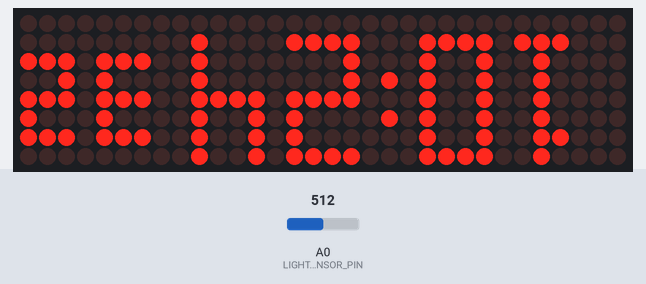
Bench run of a sketch on a simulated ESP8266 (Wemos D1 mini). Parts: 32×8 LED matrix. Inputs (shaded band) come from the test bench; at power-on: A0 (LIGHT_SENSOR_PIN) = 512. WiFi joins after 1.5 s; servers stay silent unless stated; the local clock reads 2024-03-15 10:24:30 at power-on unless the sketch sets it; EEPROM starts erased; web services answer with replies made up by the test bench; what the sketch prints to the serial monitor is not drawn.

Above: at 3.0 s.
3.1 s: A0 (LIGHT_SENSOR_PIN) set to 716
At 5.6 s:
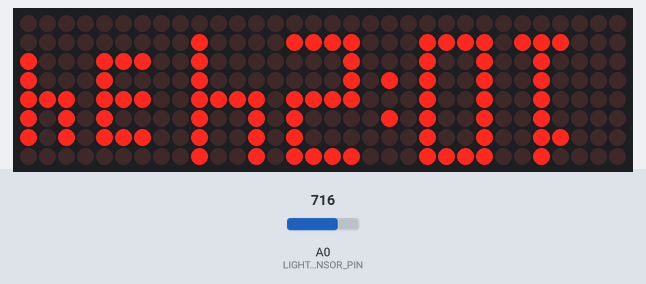
6.3 s: A0 (LIGHT_SENSOR_PIN) set to 900
At 9.3 s:
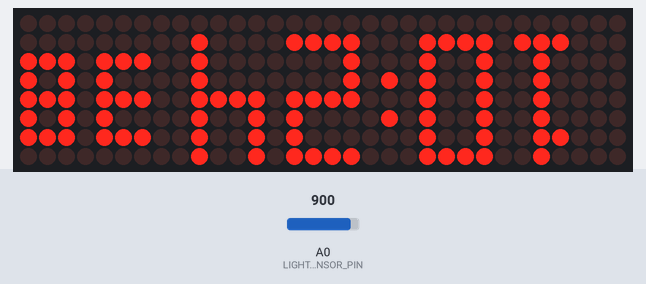
10.3 s: A0 (LIGHT_SENSOR_PIN) set to 511
At 13.6 s:
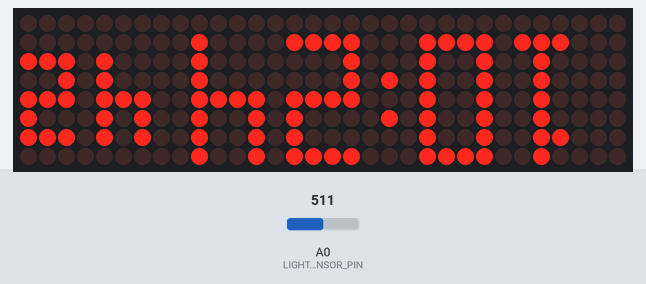
Timing chart, 0 to 15.1 s (numbered marks = the images above; inputs shaded):
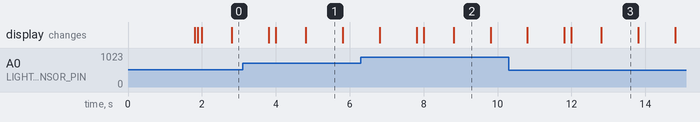

Measured:
- what the display in image 1 shows lasts 1.0 s, from 4.8 s to 5.8 s

The sketch:

esp8266_ntp_clock_max7218-8x32-ldr.ino
```cpp
// ===============================================
// ESP8266 MAX7219 NTP Clock - Ported Version
// Features: WiFi recovery, EEPROM config, auto-geolocation
// Original source: https://github.com/stechiez/esp32-c3-max7217-ntp
// ===============================================

#include <ESP8266WiFi.h>
#include <WiFiClient.h>
#include <ESP8266HTTPClient.h>
#include <EEPROM.h>
#include <time.h>
#include <MD_Parola.h>
#include <SPI.h>
#include <ArduinoJson.h>

#include "Font_Data.h"
#include "WiFiConfig.h"

// =============== HARDWARE CONFIGURATION ===============
#define HARDWARE_TYPE MD_MAX72XX::FC16_HW
#define MAX_DEVICES 4

// Display SPI pins (Standard ESP8266 / NodeMCU pinout)
// D7 = GPIO13 (MOSI / DATA)
// D5 = GPIO14 (CLK / SCK)
// D8 = GPIO15 (CS / SS)
#define DATA_PIN  13
#define CLK_PIN   14
#define CS_PIN    15

MD_Parola P = MD_Parola(HARDWARE_TYPE, DATA_PIN, CLK_PIN, CS_PIN, MAX_DEVICES);

// =============== DISPLAY CONFIGURATION ===============
#define SPEED_TIME  75
#define PAUSE_TIME  0
#define MAX_MESG    20

// =============== TIME CONFIGURATION ===============
int32_t TIMEZONE_SECONDS = 0;
const int DST = 0;

// =============== LIGHT SENSOR CONFIGURATION ===============
#define LIGHT_SENSOR_PIN A0
#define LIGHT_CHECK_INTERVAL 2000 // Verifică lumina la fiecare 2 secunde

// Valori citite de ADC (A0). Ajustează-le dacă este nevoie după teste:
// Pe ESP8266 (NodeMCU/Wemos) analogRead aduce valori între 0 și 1023.
#define ADC_MIN 100   // Prag pentru întuneric
#define ADC_MAX 800   // Prag pentru lumină puternică

// Nivelurile de luminozitate MAX7219 (0 - 15)
#define BRIGHTNESS_MIN 0   // Luminozitate noapte/întuneric (fără să deranjeze)
#define BRIGHTNESS_MAX 10  // Luminozitate zi (poți pune până la 15)

// NTP servers for time synchronization
const char* NTP_SERVERS[] = {"pool.ntp.org", "time.nist.gov"};

// Geolocation API endpoint
const char* GEOLOCATION_API = "http://ip-api.com/json/?fields=country,city,lat,lon,timezone,offset";

// =============== EEPROM CONFIGURATION ===============
#define EEPROM_SIZE 512
#define SSID_ADDR 0
#define PASS_ADDR 33
#define INIT_FLAG_ADDR 66
#define TIMEZONE_ADDR 70
#define LOCATION_ADDR 80

// =============== WIFI CONFIGURATION ===============
#define WIFI_RETRY_DELAY 500       // ms between connection attempts
#define WIFI_MAX_RETRIES 20        // max attempts during setup
#define WIFI_RECONNECT_INTERVAL 30000  // check connection every 30s
#define WIFI_RECONNECT_TIMEOUT 10000   // timeout for reconnection attempt

// =============== GLOBAL VARIABLES ===============
// Time variables
uint16_t h, m, s;
uint8_t dow, day, month;
String year;

// Display buffers
char szTime[9];      // HH:MM\0
char szsecond[4];    // SS\0

// WiFi state tracking
uint32_t lastWiFiCheck = 0;
bool wifiConnected = false;

// Geolocation data
struct {
  char country[32];
  char city[32];
  float latitude;
  float longitude;
  char timezone[40];
  int32_t utcOffset;  // UTC offset in seconds
} location;

// Configuration storage
struct {
  char ssid[32];
  char password[65];
} wifiConfig;

// Forward declarations & EEPROM Helper functions for ESP8266
void debugPrint(const char* msg);
void saveWiFiConfig();
void printLocationInfo();

void writeStringToEEPROM(int addr, const char* str) {
  int len = strlen(str);
  for (int i = 0; i < len; i++) {
    EEPROM.write(addr + i, str[i]);
  }
  EEPROM.write(addr + len, '\0');
}

void readStringFromEEPROM(int addr, char* buf, int maxLen) {
  int i = 0;
  while (i < maxLen - 1) {
    char c = EEPROM.read(addr + i);
    buf[i] = c;
    if (c == '\0') break;
    i++;
  }
  buf[i] = '\0';
}

// =============== EEPROM MANAGEMENT ===============
void initEEPROM() {
  EEPROM.begin(EEPROM_SIZE);

  uint8_t initFlag = EEPROM.read(INIT_FLAG_ADDR);
  if (initFlag == 0xAA) {
    // Load previously saved credentials
    readStringFromEEPROM(SSID_ADDR, wifiConfig.ssid, sizeof(wifiConfig.ssid));
    readStringFromEEPROM(PASS_ADDR, wifiConfig.password, sizeof(wifiConfig.password));

    // Validate loaded credentials - if SSID is empty, reset to defaults
    if (strlen(wifiConfig.ssid) == 0) {
      debugPrint("EEPROM credentials corrupted! Resetting to defaults...");
      strcpy(wifiConfig.ssid, DEFAULT_SSID);
      strcpy(wifiConfig.password, DEFAULT_PASSWORD);
      saveWiFiConfig();
    } else {
      debugPrint("Loaded WiFi credentials from EEPROM");
    }
  } else {
    // First run - use default credentials from WiFiConfig.h
    strcpy(wifiConfig.ssid, DEFAULT_SSID);
    strcpy(wifiConfig.password, DEFAULT_PASSWORD);
    saveWiFiConfig();
    debugPrint("Using default WiFi credentials");
  }
}

void saveWiFiConfig() {
  writeStringToEEPROM(SSID_ADDR, wifiConfig.ssid);
  writeStringToEEPROM(PASS_ADDR, wifiConfig.password);
  EEPROM.write(INIT_FLAG_ADDR, 0xAA);
  EEPROM.commit();
}

// =============== DEBUG UTILITIES ===============
void debugPrint(const char* msg) {
  Serial.println(msg);
}

// =============== GEOLOCATION & TIMEZONE ===============
bool fetchGeolocation() {
  debugPrint("Fetching geolocation and timezone...");

  WiFiClient client;
  HTTPClient http;

  http.setTimeout(5000);
  if (!http.begin(client, GEOLOCATION_API)) {
    debugPrint("Unable to connect to Geolocation API");
    return false;
  }

  int httpCode = http.GET();

  if (httpCode != HTTP_CODE_OK) {
    debugPrint("Geolocation API request failed");
    http.end();
    return false;
  }

  String payload = http.getString();
  http.end();

  Serial.print("Geolocation response: ");
  Serial.println(payload);

  // Parse JSON response
  StaticJsonDocument<512> doc;
  DeserializationError error = deserializeJson(doc, payload);

  if (error) {
    debugPrint("JSON parsing failed");
    return false;
  }

  // Extract location data
  strlcpy(location.country, doc["country"] | "Unknown", sizeof(location.country));
  strlcpy(location.city, doc["city"] | "Unknown", sizeof(location.city));
  location.latitude = doc["lat"] | 0.0f;
  location.longitude = doc["lon"] | 0.0f;
  strlcpy(location.timezone, doc["timezone"] | "UTC", sizeof(location.timezone));
  location.utcOffset = doc["offset"] | 0;

  Serial.print("Raw timezone offset from API: ");
  Serial.println(location.utcOffset);

  if (abs(location.utcOffset) < 1000) {
    Serial.print("Interpreting offset as hours, converting to seconds: ");
    Serial.println(location.utcOffset);
    location.utcOffset = location.utcOffset * 3600;
    Serial.print("Normalized timezone offset (seconds): ");
    Serial.println(location.utcOffset);
  }

  TIMEZONE_SECONDS = location.utcOffset;
  printLocationInfo();

  return true;
}

void printLocationInfo() {
  debugPrint("=== Geolocation Information ===");
  Serial.print("Location: ");
  Serial.print(location.city[0] ? location.city : "Unknown");
  Serial.print(", ");
  Serial.print(location.country[0] ? location.country : "Unknown");
  Serial.print(" (");
  Serial.print(location.latitude, 4);
  Serial.print(", ");
  Serial.print(location.longitude, 4);
  Serial.print(")\t");

  float hours = location.utcOffset / 3600.0f;
  Serial.print("Timezone: ");
  Serial.print(location.timezone[0] ? location.timezone : "UTC");
  Serial.print(" (UTC");
  Serial.print(hours, 2);
  Serial.println(")");
}

void saveLocationData() {
  int32_t storeOffset = location.utcOffset;
  if (abs(storeOffset) < 1000) {
    Serial.print("Converting location.utcOffset from hours to seconds before saving: ");
    Serial.println(storeOffset);
    storeOffset = storeOffset * 3600;
    Serial.print("Stored timezone offset (seconds): ");
    Serial.println(storeOffset);
  }
  EEPROM.put(TIMEZONE_ADDR, storeOffset);
  EEPROM.commit();
}

void loadLocationData() {
  EEPROM.get(TIMEZONE_ADDR, location.utcOffset);
  Serial.print("Raw timezone offset read from EEPROM: ");
  Serial.println(location.utcOffset);

  if (abs(location.utcOffset) < 1000 && location.utcOffset != 0) {
    Serial.print("Interpreting EEPROM offset as hours, converting to seconds: ");
    Serial.println(location.utcOffset);
    location.utcOffset = location.utcOffset * 3600;
    Serial.print("Normalized EEPROM timezone offset (seconds): ");
    Serial.println(location.utcOffset);
  }

  TIMEZONE_SECONDS = location.utcOffset;
  if (location.utcOffset != 0) {
    debugPrint("Loaded timezone offset from EEPROM");
  }
}

// =============== DISPLAY FUNCTIONS ===============
void formatSeconds(char* buffer) {
  sprintf(buffer, "%02d", s);
}

void formatTime(char* buffer, bool showColon = true) {
  sprintf(buffer, "%02d%c%02d", h, (showColon ? ':' : ' '), m);
}

// =============== TIME SYNCHRONIZATION ===============
void syncTimeFromNTP() {
  debugPrint("Synchronizing time from NTP...");
  Serial.print("Using timezone offset (seconds): ");
  Serial.println(TIMEZONE_SECONDS);

  configTime(TIMEZONE_SECONDS, DST, NTP_SERVERS[0], NTP_SERVERS[1]);

  uint32_t startTime = millis();
  time_t now = time(nullptr);

  while (now < 24 * 3600 && (millis() - startTime) < 10000) {
    delay(100);
    now = time(nullptr);
  }

  if (now > 24 * 3600) {
    debugPrint("Time synchronized successfully");
    time_t syncTime = time(nullptr);
    struct tm* p_tm = localtime(&syncTime);
    Serial.print("Fetched UTC time: ");
    Serial.print(p_tm->tm_year + 1900);
    Serial.print("-");
    if (p_tm->tm_mon + 1 < 10) Serial.print("0");
    Serial.print(p_tm->tm_mon + 1);
    Serial.print("-");
    if (p_tm->tm_mday < 10) Serial.print("0");
    Serial.print(p_tm->tm_mday);
    Serial.print(" ");
    if (p_tm->tm_hour < 10) Serial.print("0");
    Serial.print(p_tm->tm_hour);
    Serial.print(":");
    if (p_tm->tm_min < 10) Serial.print("0");
    Serial.print(p_tm->tm_min);
    Serial.print(":");
    if (p_tm->tm_sec < 10) Serial.print("0");
    Serial.println(p_tm->tm_sec);
  } else {
    debugPrint("WARNING: Time sync timed out");
  }
}

void updateTime() {
  time_t now = time(nullptr);
  struct tm* p_tm = localtime(&now);

  h = p_tm->tm_hour;
  m = p_tm->tm_min;
  s = p_tm->tm_sec;
}

// =============== WIFI MANAGEMENT ===============
bool initializeWiFi() {
  debugPrint("Connecting to WiFi...");
  Serial.print("SSID: ");
  Serial.println(wifiConfig.ssid);
  Serial.print("Password: ");
  Serial.println(wifiConfig.password);

  WiFi.mode(WIFI_STA);
  WiFi.begin(wifiConfig.ssid, wifiConfig.password);

  uint32_t startTime = millis();
  while (WiFi.status() != WL_CONNECTED) {
    if (millis() - startTime > 10000) {
      debugPrint("WiFi connection timeout!");
      Serial.print("Final WiFi status: ");
      Serial.println(WiFi.status());
      return false;
    }
    delay(500);
    Serial.print(".");
  }

  Serial.println();
  Serial.println("WiFi connected!");
  Serial.print("IP address: ");
  Serial.println(WiFi.localIP());

  wifiConnected = true;
  return true;
}

void checkAndRestoreWiFi() {
  if (millis() - lastWiFiCheck < WIFI_RECONNECT_INTERVAL) {
    return;
  }

  lastWiFiCheck = millis();

  if (WiFi.status() == WL_CONNECTED) {
    if (!wifiConnected) {
      wifiConnected = true;
      debugPrint("WiFi reconnected!");
    }
  } else {
    if (wifiConnected) {
      debugPrint("WiFi disconnected! Attempting to reconnect...");
      wifiConnected = false;
    }
    WiFi.begin(wifiConfig.ssid, wifiConfig.password);
  }
}

/**
 * Citește senzorul de pe A0 și ajustează luminozitatea afișajului MAX7219
 */
void adjustBrightness() {
  static uint32_t lastLightCheck = 0;

  if (millis() - lastLightCheck < LIGHT_CHECK_INTERVAL) {
    return; // Nu a trecut intervalul de verificare
  }
  lastLightCheck = millis();

  // Citim valoarea de pe A0 (0 - 1023)
  int rawADC = analogRead(LIGHT_SENSOR_PIN);

  // Măsurăm și scalăm valoarea citită în intervalul 0..15 pentru afișaj
  // map(valoare, min_intrare, max_intrare, min_ieșire, max_ieșire)
  int targetBrightness = map(rawADC, ADC_MIN, ADC_MAX, BRIGHTNESS_MIN, BRIGHTNESS_MAX);

  // Limităm valoarea între BRIGHTNESS_MIN și BRIGHTNESS_MAX
  targetBrightness = constrain(targetBrightness, BRIGHTNESS_MIN, BRIGHTNESS_MAX);

  // Aplicăm noua luminozitate afișajului
  P.setIntensity(targetBrightness);

  // Debug pe Serial (opțional, util pentru calibrare)
  /*
  Serial.print("Senzor A0: ");
  Serial.print(rawADC);
  Serial.print(" -> Luminozitate setata: ");
  Serial.println(targetBrightness);
  */
}

// =============== INITIALIZATION ===============
void setup(void) {
  Serial.begin(115200);
  delay(10);

  debugPrint("\n\n=== ESP8266 MAX7219 NTP Clock with Auto-Geolocation ===");

  initEEPROM();
  loadLocationData();

  if (!initializeWiFi()) {
    debugPrint("ERROR: Could not connect to WiFi");
    debugPrint("Retrying with default credentials from WiFiConfig.h...");

    WiFi.disconnect(true);
    delay(500);

    strcpy(wifiConfig.ssid, DEFAULT_SSID);
    strcpy(wifiConfig.password, DEFAULT_PASSWORD);

    if (!initializeWiFi()) {
      debugPrint("ERROR: Could not connect with default credentials either");
      debugPrint("Using UTC as fallback timezone");
    }
  }

  if (wifiConnected) {
    if (fetchGeolocation()) {
      saveLocationData();
      Serial.print("Auto-detected timezone: UTC");
      if (location.utcOffset >= 0) Serial.print("+");
      Serial.print(location.utcOffset / 3600.0, 2);
      Serial.println("");
    } else {
      debugPrint("Geolocation failed, using fallback timezone");
    }
  }

  if (wifiConnected) {
    syncTimeFromNTP();
  } else {
    Serial.print("WiFi not connected. Using timezone offset: ");
    Serial.print(TIMEZONE_SECONDS);
    Serial.println(" seconds");
    configTime(TIMEZONE_SECONDS, DST, NTP_SERVERS[0], NTP_SERVERS[1]);
  }

  updateTime();
  Serial.print("Display time will show: ");
  if (h < 10) Serial.print("0");
  Serial.print(h);
  Serial.print(":");
  if (m < 10) Serial.print("0");
  Serial.println(m);

  // Initialize SPI & Parola for ESP8266
  SPI.begin();
  P.begin(4);
  // Rotire 180 grade (flip pe orizontală și verticală)
P.setZoneEffect(0, true, PA_FLIP_LR);
P.setZoneEffect(0, true, PA_FLIP_UD);

P.setZoneEffect(1, true, PA_FLIP_LR);
P.setZoneEffect(1, true, PA_FLIP_UD);
  P.setInvert(false);

  // Setup display zones (0=seconds, 1=time)
 // P.setZone(0, 0, 0);      // Zone 0: first LED module
  //P.setZone(1, 1, 3);      // Zone 1: remaining LED modules

  P.setZone(0, 3, 3); // Mută secunda pe modulul din dreapta/stânga (după rotire)
P.setZone(1, 0, 2); // Restul de 3 module pentru oră

  P.setFont(0, numeric7Seg);
  P.setFont(1, numeric7Se);

  P.displayZoneText(0, szsecond, PA_LEFT, SPEED_TIME, 0, PA_PRINT, PA_NO_EFFECT);
  P.displayZoneText(1, szTime, PA_CENTER, SPEED_TIME, PAUSE_TIME, PA_PRINT, PA_NO_EFFECT);
 // P.setIntensity(0);
 adjustBrightness();

  updateTime();
  formatTime(szTime);
  Serial.print("Display time (HH:MM): ");
  Serial.println(szTime);

  debugPrint("Setup complete!");
}

// =============== MAIN LOOP ===============
void loop(void) {
  static uint32_t lastUpdate = 0;
  static bool flasher = false;

  P.displayAnimate();
  checkAndRestoreWiFi();

adjustBrightness();

  if (millis() - lastUpdate >= 1000) {
    lastUpdate = millis();

    updateTime();
    formatTime(szTime, flasher);
    formatSeconds(szsecond);

    flasher = !flasher;

    P.displayZoneText(0, szsecond, PA_LEFT, SPEED_TIME, 0, PA_PRINT, PA_NO_EFFECT);
    P.displayZoneText(1, szTime, PA_CENTER, SPEED_TIME, PAUSE_TIME, PA_PRINT, PA_NO_EFFECT);
  }
}

void getTimentp() __attribute__((deprecated("Use syncTimeFromNTP() instead")));
void getTimentp() {
  syncTimeFromNTP();
}
```

WiFiConfig.h
```cpp
// WiFiConfig.h
#ifndef WIFI_CONFIG_H
#define WIFI_CONFIG_H

// Default WiFi credentials — change these or set via web config
#define DEFAULT_SSID "ssid"
#define DEFAULT_PASSWORD "password"

#endif // WIFI_CONFIG_H
```

Source omitted: Font_Data.h (9757 bytes)
